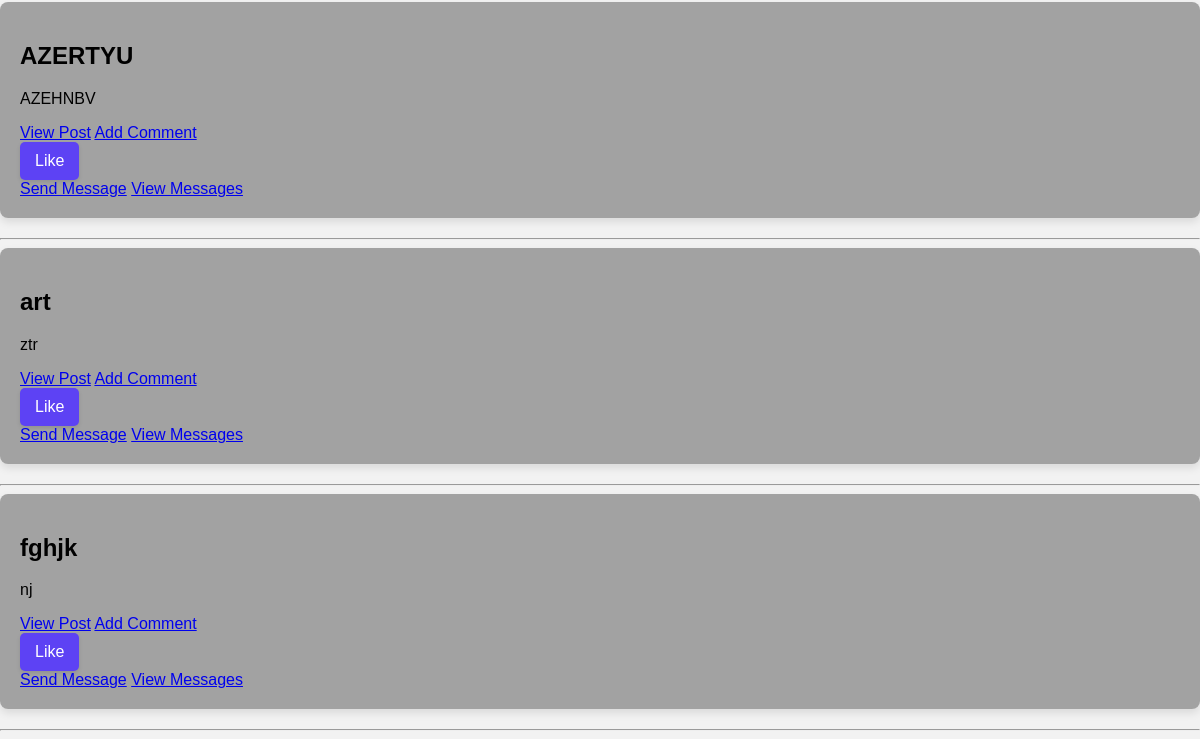
The app's page /post_list/ (lower part), older data.
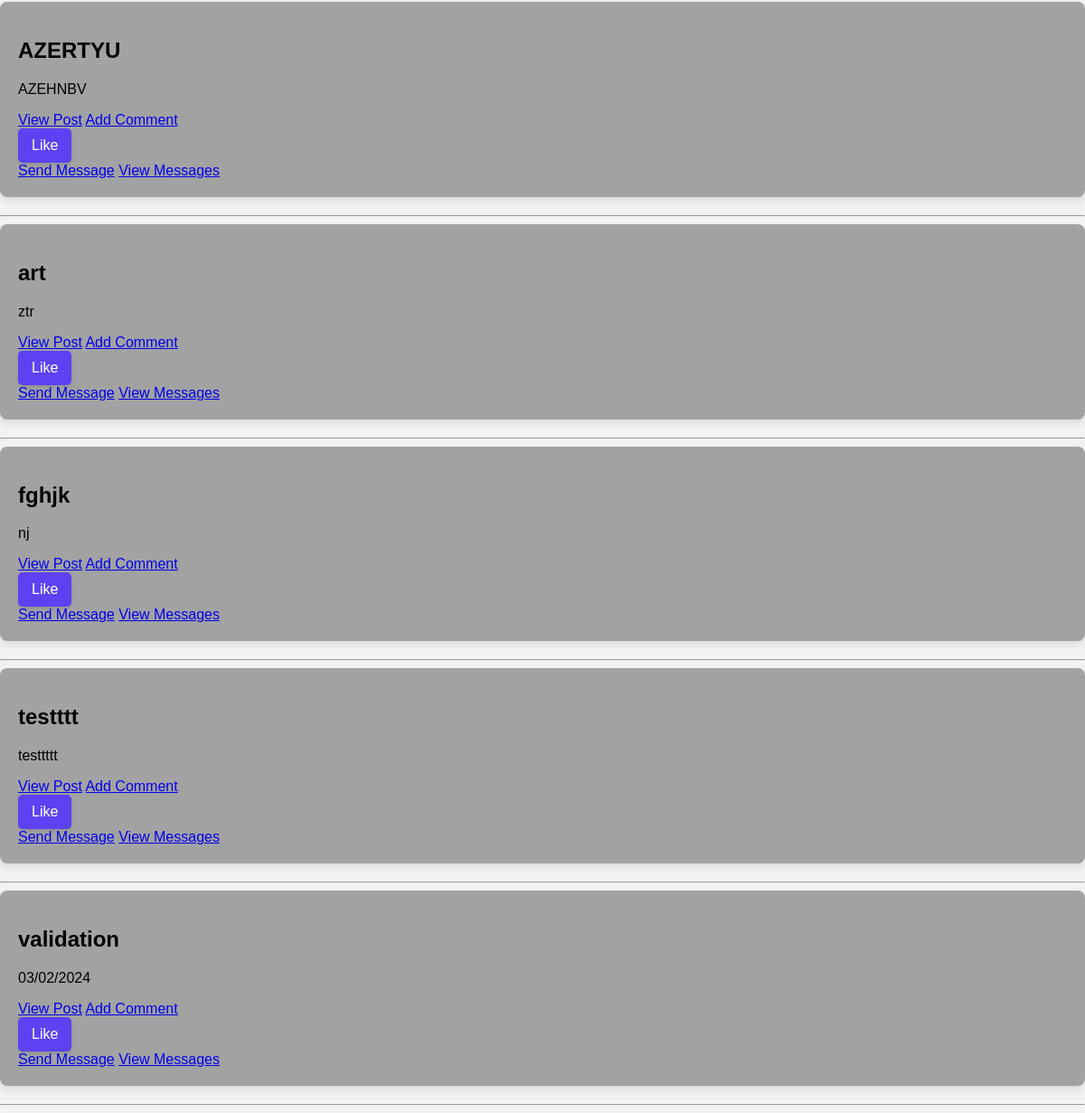
The same page, newer data.
### gestion_blog/models.py (models this page shows, shortened)
class Post(models.Model):
    title = models.CharField(max_length=200)
    content = models.TextField()
    pub_date = models.DateTimeField(auto_now_add=True)
    author = models.ForeignKey(User, on_delete=models.CASCADE)
    slug = models.SlugField(unique=True)
    likes = models.PositiveIntegerField(default=0)

### gestion_blog/views.py (the view)
# urls.py: path('post_list/', views.post_list, name='post_list'),
def post_list(request):
    posts = Post.objects.all()
    comment_urls = {}
    for post in posts:
        if post.slug:
            comment_urls[post.slug] = reverse('add_comment', kwargs={'slug': post.slug})
    context = {'posts': posts, 'comment_urls': comment_urls}
    return render(request, 'gestion_blog/post_list.html', context)

### gestion_blog/templates/gestion_blog/post_list.html (shortened to what this page needs)
{% load static %}
<!DOCTYPE html>
<html lang="en">
<head>
    <link rel="stylesheet" href="{% static 'gestion_blog/styles.css' %}">
    {% include 'gestion_blog/base.html' %}
</head>
<body>
    {% block header %}
    <br>
    {% endblock %}
    {% block content %}
    {% for post in posts %}
        <div class="post-container">
            <h2>{{ post.title }}</h2>
            <p>{{ post.content }}</p>
            <a href="{% url 'post_detail' slug=post.slug %}">View Post</a>
            <a href="{% url 'add_comment' slug=post.slug %}" target="_blank">Add Comment</a>
            <button class="like-button" data-post-slug="{{ post.slug }}">Like</button>
            <a href="{% url 'send_message' recipient_username=user.username %}">Send Message</a>
            <a href="{% url 'view_messages' %}">View Messages</a>
        </div>
        <hr>
    {% endfor %}
    {% endblock %}
</body>
</html>

Row changes from the older to the newer data that the page shows:
added Post: title "testttt", content "testtttt"
added Post: title "validation", content "03/02/2024"
